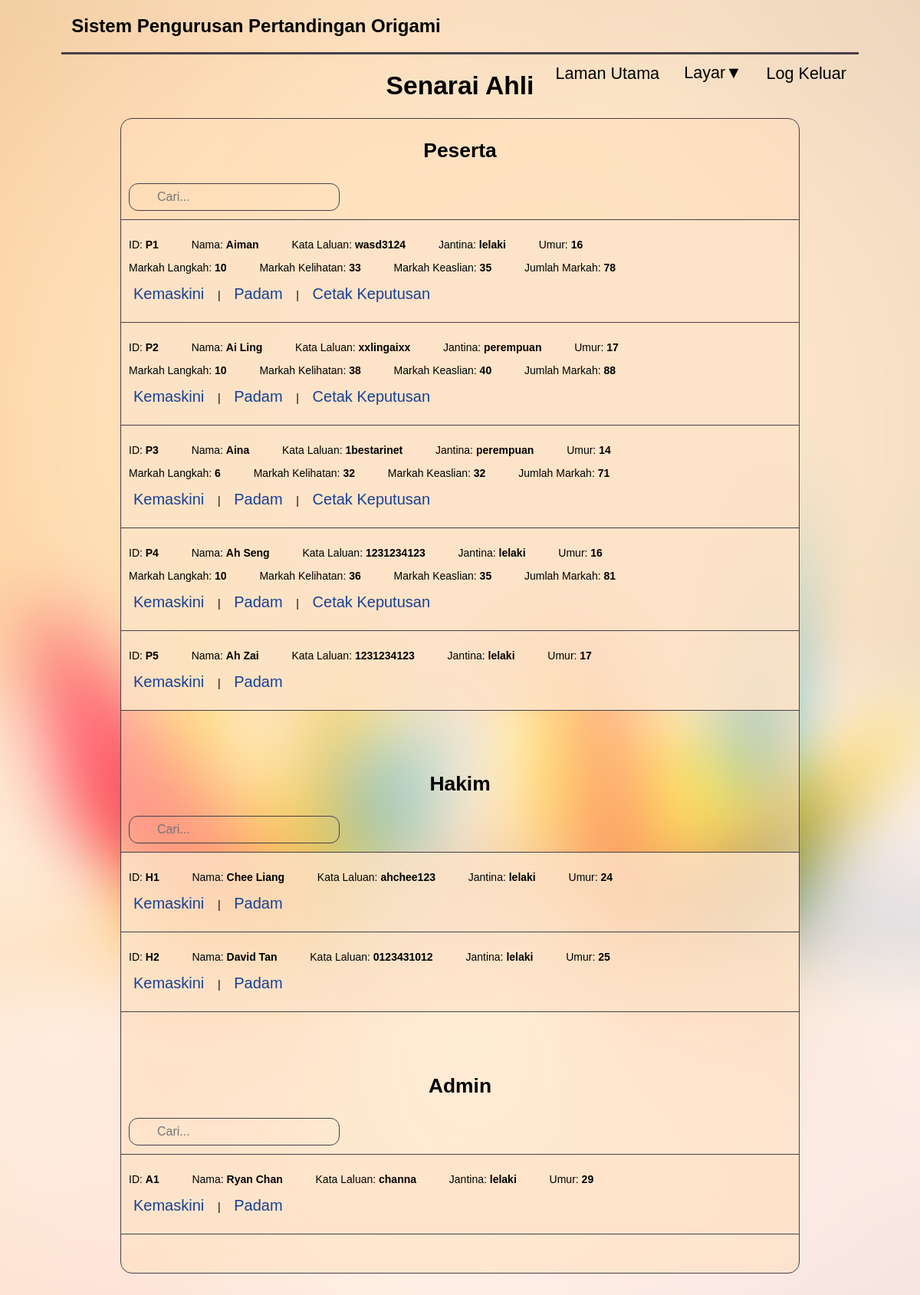
Screenshot of /Admin/senarai.php (signed in) with the database file from the repository.
### tables this page shows
CREATE TABLE `peserta` (
  `idPeserta` varchar(12) NOT NULL,
  `namaPeserta` varchar(60) DEFAULT NULL,
  `kataLaluanPeserta` varchar(20) DEFAULT NULL,
  `jantinaPeserta` char(9) DEFAULT NULL,
  `umurPeserta` int(2) DEFAULT NULL
);

CREATE TABLE `markah` (
  `idMarkah` varchar(12) NOT NULL,
  `idPeserta` varchar(12) NOT NULL,
  `langkah` int(10) NOT NULL,
  `keaslian` int(10) NOT NULL,
  `kelihatan` int(10) NOT NULL,
  `jumlahMarkah` int(5) NOT NULL,
  `komenHakim` varchar(100) NOT NULL
);

CREATE TABLE `hakim` (
  `idHakim` varchar(12) NOT NULL,
  `namaHakim` varchar(60) DEFAULT NULL,
  `kataLaluanHakim` varchar(20) DEFAULT NULL,
  `jantinaHakim` char(9) DEFAULT NULL,
  `umurHakim` int(2) DEFAULT NULL
);

### Admin/senarai.php (the view, shortened to what this page needs)
<?php
    include ('../Sys/connection.php');
?>
<!DOCTYPE html>
<html>
<head>
    <link rel = 'stylesheet' type = 'text/css' href = '../Bling/main.css'>
    <link rel = 'stylesheet' type = 'text/css' href = '../Bling/senarai.css'>
<head>
<body>
    <div class = 'main'>
        <div class = 'title'>
            <h2> &nbsp Sistem Pengurusan Pertandingan Origami </h2>
        </div>
        <div class = 'ui'>
            <?php include('../lib/navbar.php'); ?>
        </div>
        <div class = 'heading'>
            <h1 style="text-align:center"> Senarai Ahli </h1>
        </div>
        <div class = 'content'>
            <b><p style="text-align:center; font-size:3.3vh;"> Peserta </p></b>
            <input type="text" class = "searchBar" id="searchBarPeserta" onkeyup="searchPeserta()" placeholder="Cari...">
            <?php
                $sql = "SELECT * FROM peserta";
                $result= $con->query($sql);
                $sql2 = "SELECT * FROM markah";
                $result2= $con->query($sql2);
                echo "<form method = 'POST'><ul class = 'searchQ' id='searchQPeserta'>";
                for ($i=0; $i < mysqli_num_rows($result); $i++) {
                    $row = mysqli_fetch_assoc($result);
                    $row2 = mysqli_fetch_assoc($result2);
                    echo "<li><p>
                    ID: <b>$row[idPeserta]</b> &nbsp &nbsp &nbsp &nbsp &nbsp
                    Nama: <b>$row[namaPeserta]</b> &nbsp &nbsp &nbsp &nbsp &nbsp
                    Kata Laluan: <b>$row[kataLaluanPeserta]</b> &nbsp &nbsp &nbsp &nbsp &nbsp
                    Jantina: <b>$row[jantinaPeserta]</b> &nbsp &nbsp &nbsp &nbsp &nbsp
                    Umur: <b>$row[umurPeserta]</b> &nbsp &nbsp &nbsp &nbsp &nbsp";
                    if (isset($row2)) {
                        echo "
                        <p>Markah Langkah: <b>$row2[langkah]</b> &nbsp &nbsp &nbsp &nbsp &nbsp
                        Markah Kelihatan: <b>$row2[kelihatan]</b> &nbsp &nbsp &nbsp &nbsp &nbsp
                        Markah Keaslian: <b>$row2[keaslian]</b> &nbsp &nbsp &nbsp &nbsp &nbsp
                        Jumlah Markah: <b>$row2[jumlahMarkah]</b> &nbsp &nbsp &nbsp &nbsp &nbsp</p>";
                    }
                    echo "<p><button class ='editDelete' type='submit' formaction='../General/kemaskiniForm.php' name='id' value='$row[idPeserta]'>Kemaskini</button>
                    &nbsp | &nbsp
                    <button class ='editDelete' formaction='deleteCfm.php' name='id' value='$row[idPeserta]'>Padam</button>";
                    if (isset($row2)) {
                        echo "
                        &nbsp | &nbsp
                        <button class ='editDelete' formaction='../Sys/cetak.php' name='id' value='$row[idPeserta]'> Cetak Keputusan </button>";
                    }
                    echo "</p></li>";
                }
                echo "</ul></form>";
            ?>
             <br><br><br>
            <b><p style="text-align:center; font-size:3.3vh;"> Hakim </p></b>
            <input type="text" class = "searchBar" id="searchBarHakim" onkeyup="searchHakim()" placeholder="Cari...">
            <?php
                $sql = "SELECT * FROM hakim";
                $result= $con->query($sql);
                echo "<form method = 'POST'><ul class = 'searchQ' id='searchQHakim'>";
                for ($i=0; $i < mysqli_num_rows($result); $i++) {
                    $row = mysqli_fetch_assoc($result);
                    echo "<li><p>
                    ID: <b>$row[idHakim]</b> &nbsp &nbsp &nbsp &nbsp &nbsp
                    Nama: <b>$row[namaHakim]</b> &nbsp &nbsp &nbsp &nbsp &nbsp
                    Kata Laluan: <b>$row[kataLaluanHakim]</b> &nbsp &nbsp &nbsp &nbsp &nbsp
                    Jantina: <b>$row[jantinaHakim]</b> &nbsp &nbsp &nbsp &nbsp &nbsp
                    Umur: <b>$row[umurHakim]</b> &nbsp &nbsp &nbsp &nbsp &nbsp
                    <p><button class ='editDelete' type='submit' formaction='../General/kemaskiniForm.php' name='id' value='$row[idHakim]'>Kemaskini</button>
                    &nbsp | &nbsp
                    <button class ='editDelete' formaction='deleteCfm.php' name='id' value='$row[idHakim]'>Padam</button></p>
                    </p></li>";
                }
                echo "</ul></form>";
            ?>
             <br><br><br>
            <b><p style="text-align:center; font-size:3.3vh;"> Admin </p></b>
            <input type="text" class = "searchBar" id="searchBarAdmin" onkeyup="searchAdmin()" placeholder="Cari...">
            <?php
                $sql = "SELECT * FROM admin";
                $result= $con->query($sql);
                echo "<form method = 'POST'><ul class = 'searchQ' id='searchQAdmin'>";
                for ($i=0; $i < mysqli_num_rows($result); $i++) {
                    $row = mysqli_fetch_assoc($result);
                    echo "<li><p>
                    ID: <b>$row[idAdmin]</b> &nbsp &nbsp &nbsp &nbsp &nbsp
                    Nama: <b>$row[namaAdmin]</b> &nbsp &nbsp &nbsp &nbsp &nbsp
                    Kata Laluan: <b>$row[kataLaluanAdmin]</b> &nbsp &nbsp &nbsp &nbsp &nbsp
                    Jantina: <b>$row[jantinaAdmin]</b> &nbsp &nbsp &nbsp &nbsp &nbsp
                    Umur: <b>$row[umurAdmin]</b> &nbsp &nbsp &nbsp &nbsp &nbsp
                    <p><button class ='editDelete' type='submit' formaction='../General/kemaskiniForm.php' name='id' value='$row[idAdmin]'>Kemaskini</button>
                    &nbsp | &nbsp
                    <button class ='editDelete' formaction='deleteCfm.php' name='id' value='$row[idAdmin]'>Padam</button></p>
                    </p></li>";
                }
                echo "</ul></form>";
            ?>
        </div>
    </div>
</body>
</html>

### Bling/main.css (style rules this page uses)
body { background-image: url('Sauce/wallpaperOrigami2_blur.jpg'); background-attachment: fixed; background-size: cover; background-position: center; overflow-y: auto; background-repeat: no-repeat; margin-right: 80px; margin-left: 80px; }
.main * { font-family: Arial, Helvetica, sans-serif; }
.title { border-bottom: solid rgb(73, 62, 73) 3px; width: 100%; }
.ui { position: absolute; right: 80px; }

### Bling/senarai.css (style rules this page uses)
.heading { text-align: center; font-size: 2.1vh; }
.content { background: rgb(255, 222, 185, 0.5); border: solid rgb(73, 62, 73) 1px; border-radius: 15px; position:relative; margin: auto; margin-bottom: 40px; padding-bottom: 50px; height: max(65%, inherit); width:85%; list-style-type: none; }
.editDelete { background:transparent; border: none; color:rgb(24, 64, 148); font-size: 2.5vh; }
.searchBar { background: transparent; border: solid rgb(73, 62, 73) 1px; border-radius: 12px; width: 25%; padding: 8px 16px 8px 36px; margin-left: 10px; margin-bottom: 12px; font-size: 16px; }
.searchQ { list-style-type: none; padding: 0; margin: 0; }
.searchQ li { background: rgba(253, 228, 200, 0.8); border: solid rgb(73, 62, 73) 1px; border-right: 0; border-left: 0; margin-top: -1px; padding: 10px; text-decoration: none; font-size: 14px; }

### rows the page displays
peserta: idPeserta "P1", namaPeserta "Aiman", kataLaluanPeserta "wasd3124", jantinaPeserta "lelaki", umurPeserta "16", markah.langkah "10", markah.kelihatan "33", markah.keaslian "35", markah.jumlahMarkah "78"
peserta: idPeserta "P2", namaPeserta "Ai Ling", kataLaluanPeserta "xxlingaixx", jantinaPeserta "perempuan", umurPeserta "17", markah.langkah "10", markah.kelihatan "38", markah.keaslian "40", markah.jumlahMarkah "88"
peserta: idPeserta "P3", namaPeserta "Aina", kataLaluanPeserta "1bestarinet", jantinaPeserta "perempuan", umurPeserta "14", markah.langkah "6", markah.kelihatan "32", markah.keaslian "32", markah.jumlahMarkah "71"
peserta: idPeserta "P4", namaPeserta "Ah Seng", kataLaluanPeserta "1231234123", jantinaPeserta "lelaki", umurPeserta "16", markah.langkah "10", markah.kelihatan "36", markah.keaslian "35", markah.jumlahMarkah "81"
peserta: idPeserta "P5", namaPeserta "Ah Zai", kataLaluanPeserta "1231234123", jantinaPeserta "lelaki", umurPeserta "17"
hakim: idHakim "H1", namaHakim "Chee Liang", kataLaluanHakim "ahchee123", jantinaHakim "lelaki", umurHakim "24"
hakim: idHakim "H2", namaHakim "David Tan", kataLaluanHakim "0123431012", jantinaHakim "lelaki", umurHakim "25"

### other values shown
$row[idAdmin] "A1"
$row[namaAdmin] "Ryan Chan"
$row[kataLaluanAdmin] "channa"
$row[jantinaAdmin] "lelaki"
$row[umurAdmin] "29"
